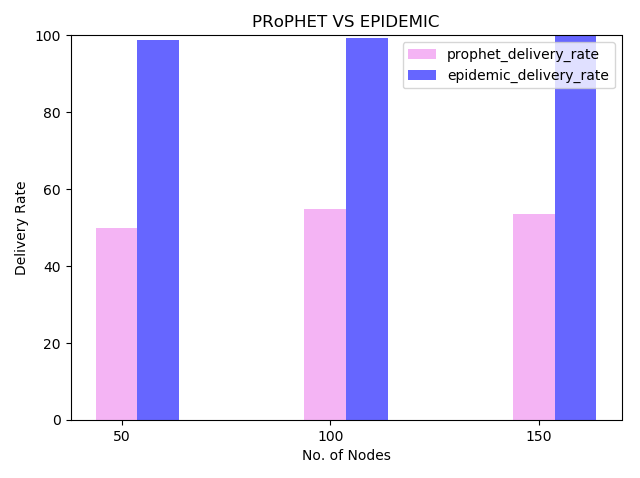

Recreate this plot in Python.
# -*- coding: utf-8 -*-
"""
Created on Tue Sep 18 11:52:35 2018

@author: krishanth
"""

# -*- coding: utf-8 -*-
"""
Created on Tue Sep 18 10:47:05 2018

@author: krishanth
"""

#!/usr/bin/python
# Script to plot the stats extracted related to sent
# packets.
#
# Author: Asanga Udugama (adu@comnets.uni-bremen.de)
# Date: 22-aug-2017

import numpy as np
import matplotlib.pyplot as plt

n_groups = 3
   
#average_delivery_delay = (102703, 109863, 120299, 128261, 133841, 136118  )
prophet_delivery_rate = (50, 54.94,  53.52 ) 
epidemic_delivery_rate = (98.76, 99.25, 99.81)

fig, ax = plt.subplots()

index = np.arange(n_groups)
bar_width = 0.2

opacity = 0.6

rects1 = plt.bar(index, prophet_delivery_rate, bar_width,
                 alpha=opacity,
                 color='violet', label='prophet_delivery_rate')

rects1 = plt.bar(index+bar_width, epidemic_delivery_rate, bar_width,
                 alpha=opacity,
                 color='blue', label='epidemic_delivery_rate')

plt.xlabel('No. of Nodes')
plt.ylabel('Delivery Rate')
plt.title('PRoPHET VS EPIDEMIC')
plt.xticks(index + (bar_width * 0.125), ('50', '100', '150'))
plt.ylim(0, 100)

plt.legend()

plt.tight_layout()
plt.show()
